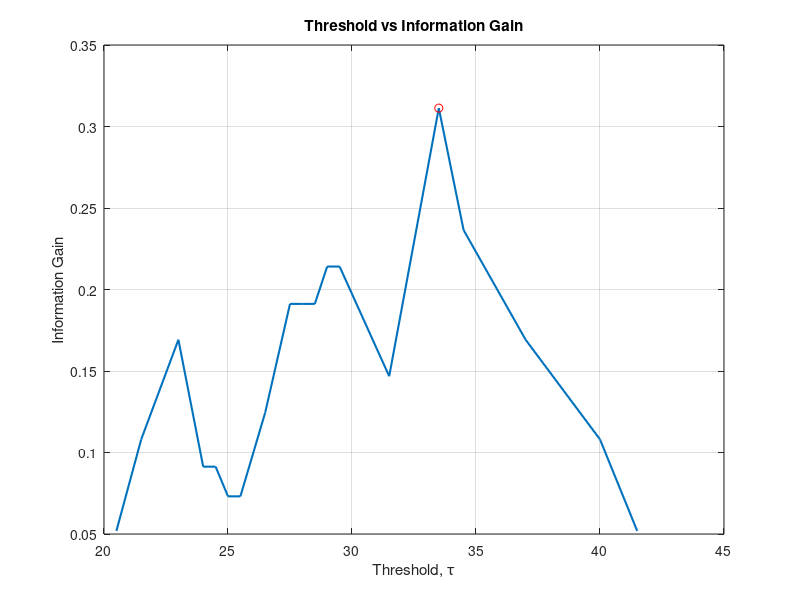

This chart was generated by the following MATLAB code:
%Abdul-Rahman Abdel-Fattah Student ID: 210046015 
%Question 2

S = [20 0; 21 0; 22 0; 24 0; 24 1; 25 0; 25 1 ; 26 0; 27 0 ; 28 0; 28 1; 29 0; 29 1; 30 1; 33 0; 34 1; 35 1 ; 39 1; 41 1; 42 1];
[n,m] = size(S); 
p = sum(S(:,2)==1)/n ; 
q = 1- p; 
H = -p*log2(p)-q*log2(q);
t = sort(S(:,1));
tau = (t(1:n-1)+t(2:n))/2; 

G=[]; 
for i =1:length(tau)
    I1 = (S(:,1)<= tau(i));
    S1 = S(I1,:);
    S2 = S(~I1,:);
    [n1,m1]= size(S1);
    [n2,m2]= size(S2);

    p1 = sum(S1(:,2)== 0)/n1;
    q1 = 1-p1; 
    p2 = sum(S2(:,2)== 0)/n2;
    q2 = 1-p2;

    if (p1==1 || q1==1)
        H1 = 0; 
    else
        H1 = -p1*log2(p1)-q1*log2(q1);
    end

    if (p2==1 || q2==1)
        H2 = 0; 
    else
        H2 = -p2*log2(p2)-q2*log2(q2);
    end

    H12 = (n1*H1 + n2*H2) /n ; 
    G = [G; (H-H12)];
end 

[Gm,im] = max(G); 
taum = tau(im); 

plot(tau,G,'lineWidth',1.5),grid
title('Threshold vs Information Gain')
xlabel('Threshold, \tau')
ylabel('Information Gain')
disp('The Information Gain:'); 
disp(Gm); 

hold on 

plot(taum, Gm, 'o', 'Color', 'r')
disp('Optimum Threshold:')
disp(max(taum)); 